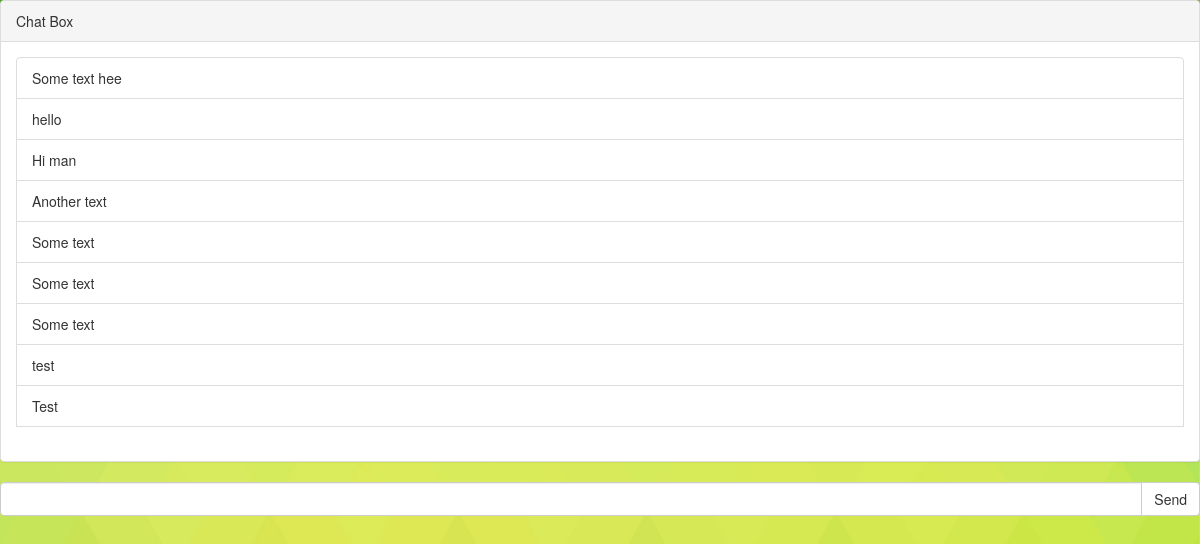
/chat/, run on an earlier commit of the app's database.
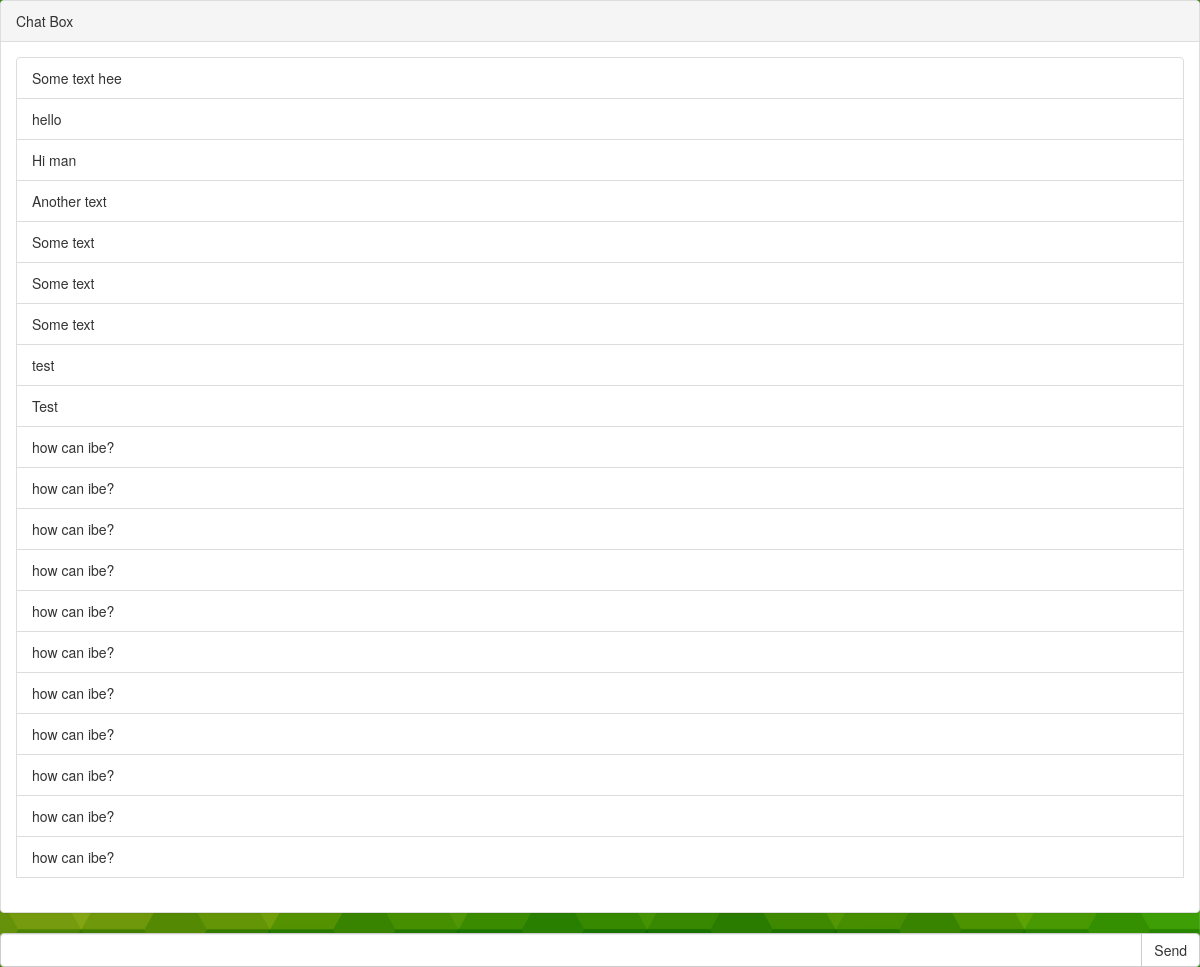
And on a later commit of the database.
### chat/models.py (models this page shows, shortened)
class Chat(models.Model):
    created = models.DateTimeField(auto_now_add=True)
    user = models.ForeignKey(User)
    message = models.CharField(max_length=200, blank=True, null=True)

### chat/views.py (the view)
# urls.py: url(r'^chat/$', views.chat, name='post'),
def chat(request):
    c = Chat.objects.all()
    return render(request, "chat/chat.html", {'home': 'active', 'chat': c})

### chat/templates/chat/chat.html (shortened to what this page needs)
{% extends 'base.html' %}
{% load static %}
{% block content %}
    <div id="chat-body" class="panel panel-default">
        <div class="panel-heading">Chat Box</div>
        <div id="msg-list-div" class="panel-body">
            <ul id="msg-list" class="list-group">
                {% for obj in chat %}
                    {% if obj.user == request.user %}
                        <li class="text-right list-group-item">{{ obj.message }}</li>
                    {% else %}
                        <li class="text-left list-group-item">{{ obj.message }}</li>
                    {% endif %}
                {% empty %}
                    <li class="text-right list-group-item">No messages yet!</li>
                {% endfor %}
            </ul>
        </div>
    </div>
    <form id="chat-form" method="post" action="/post/">
        <div id="chat-bottom" class="input-group">
            <input type="text" id="chat-msg" name="chat-msg" class="form-control"/>
            <span class="input-group-btn">
                <input class="btn btn-default" id="send" type="submit" value="Send"/>
            </span>
        </div>
	</form>
{% endblock %}

### templates/base.html (shortened to what this page needs)
<!DOCTYPE html>
<html lang="en">
<head>
	{% load static %}
 	<link rel="stylesheet" type="text/css" href="{% static "css/global.css"%} ">
	<link rel="stylesheet" type="text/css" href="{% static "css/bootstrap.min.css"%}">
</head>
<body>
	{% block content %}
	{% endblock %}
</body>
</html>

### static/css/global.css (style rules this page uses)
html, body { height: 100%; background: url(/static/images/bg.jpg) no-repeat center center; -webkit-background-size: cover; -moz-background-size: cover; -o-background-size: cover; background-size: cover; }

What changed in the data, as far as the page shows it:
added Chat: message "how can ibe?"
added Chat: message "how can ibe?"
added Chat: message "how can ibe?"
added Chat: message "how can ibe?"
added Chat: message "how can ibe?"
added Chat: message "how can ibe?"
added Chat: message "how can ibe?"
added Chat: message "how can ibe?"
added Chat: message "how can ibe?"
added Chat: message "how can ibe?"
added Chat: message "how can ibe?"
